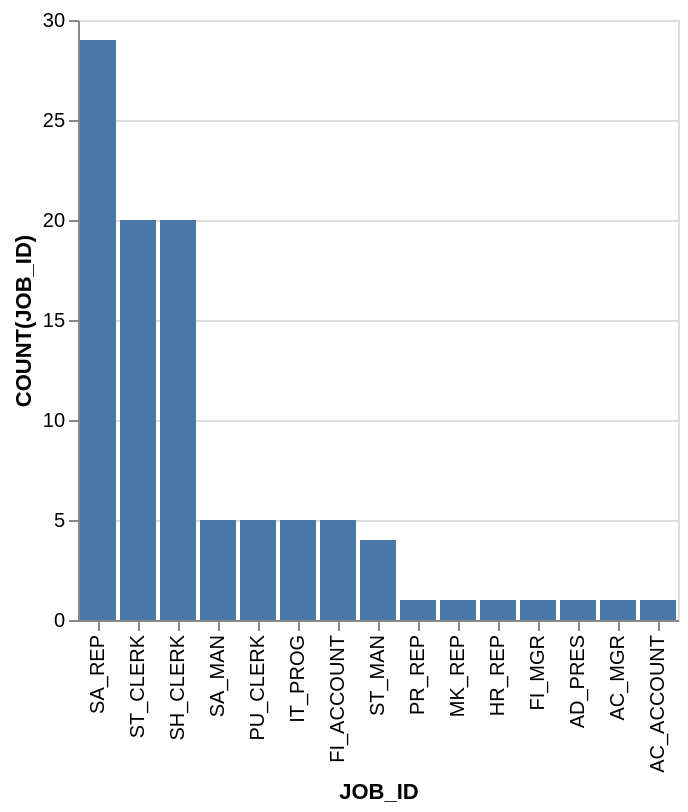

Specify this chart in Vega-Lite:
### Vega-Lite specification from a JSON file in a GitHub repository (floating-point values rounded to 4 significant figures)
{"data": {"values": [{"x_data": "SA_REP", "y_data": 29}, {"x_data": "ST_CLERK", "y_data": 20}, {"x_data": "SH_CLERK", "y_data": 20}, {"x_data": "SA_MAN", "y_data": 5}, {"x_data": "PU_CLERK", "y_data": 5}, {"x_data": "IT_PROG", "y_data": 5}, {"x_data": "FI_ACCOUNT", "y_data": 5}, {"x_data": "ST_MAN", "y_data": 4}, {"x_data": "PR_REP", "y_data": 1}, {"x_data": "MK_REP", "y_data": 1}, {"x_data": "HR_REP", "y_data": 1}, {"x_data": "FI_MGR", "y_data": 1}, {"x_data": "AD_PRES", "y_data": 1}, {"x_data": "AC_MGR", "y_data": 1}, {"x_data": "AC_ACCOUNT", "y_data": 1}]}, "mark": "bar", "encoding": {"x": {"field": "x_data", "type": "nominal", "title": "JOB_ID", "sort": {"op": "sum", "field": "y_data", "order": "descending"}}, "y": {"field": "y_data", "type": "quantitative", "title": "COUNT(JOB_ID)"}}}
